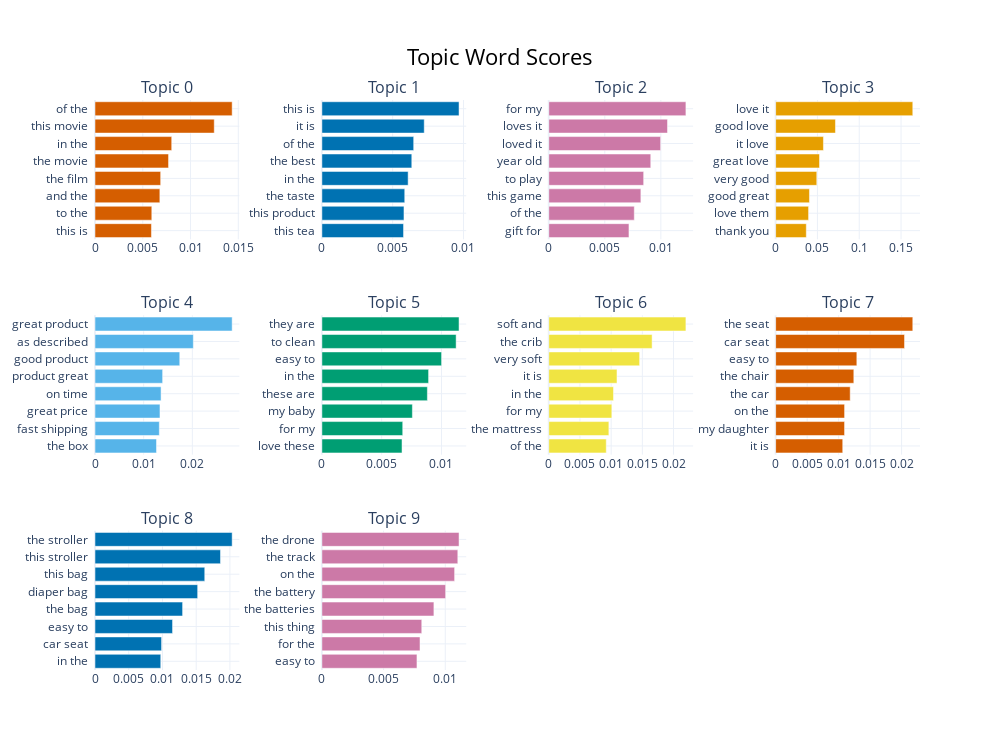

The notebook cell saved with this chart:
### Code cell
%%time
# topic_model.visualize_barchart(top_n_topics=10, n_words=8)
topic_model_22.visualize_barchart(top_n_topics=10, n_words=8)

### Figure 1 — Plotly figure (JSON) as saved in the notebook; plotly's stock layout.template omitted (floating-point values rounded to 4 significant figures)
{"data": [{"marker": {"color": "#D55E00"}, "orientation": "h", "type": "bar", "x": [0.005909, 0.005947, 0.00679, 0.006875, 0.0077, 0.008031, 0.01249, 0.01436], "xaxis": "x", "y": ["this is  ", "to the  ", "and the  ", "the film  ", "the movie  ", "in the  ", "this movie  ", "of the  "], "yaxis": "y"}, {"marker": {"color": "#0072B2"}, "orientation": "h", "type": "bar", "x": [0.005767, 0.005798, 0.005853, 0.006092, 0.00635, 0.006484, 0.007229, 0.009687], "xaxis": "x2", "y": ["this tea  ", "this product  ", "the taste  ", "in the  ", "the best  ", "of the  ", "it is  ", "this is  "], "yaxis": "y2"}, {"marker": {"color": "#CC79A7"}, "orientation": "h", "type": "bar", "x": [0.007154, 0.007629, 0.008217, 0.008465, 0.009097, 0.009979, 0.01059, 0.01223], "xaxis": "x3", "y": ["gift for  ", "of the  ", "this game  ", "to play  ", "year old  ", "loved it  ", "loves it  ", "for my  "], "yaxis": "y3"}, {"marker": {"color": "#E69F00"}, "orientation": "h", "type": "bar", "x": [0.0367, 0.03941, 0.04046, 0.04922, 0.05247, 0.05717, 0.07155, 0.164], "xaxis": "x4", "y": ["thank you  ", "love them  ", "good great  ", "very good  ", "great love  ", "it love  ", "good love  ", "love it  "], "yaxis": "y4"}, {"marker": {"color": "#56B4E9"}, "orientation": "h", "type": "bar", "x": [0.01264, 0.01322, 0.01335, 0.01358, 0.0139, 0.01742, 0.02021, 0.02819], "xaxis": "x5", "y": ["the box  ", "fast shipping  ", "great price  ", "on time  ", "product great  ", "good product  ", "as described  ", "great product  "], "yaxis": "y5"}, {"marker": {"color": "#009E73"}, "orientation": "h", "type": "bar", "x": [0.006701, 0.00676, 0.007568, 0.008822, 0.008922, 0.01001, 0.01122, 0.01147], "xaxis": "x6", "y": ["love these  ", "for my  ", "my baby  ", "these are  ", "in the  ", "easy to  ", "to clean  ", "they are  "], "yaxis": "y6"}, {"marker": {"color": "#F0E442"}, "orientation": "h", "type": "bar", "x": [0.009218, 0.009635, 0.01011, 0.01038, 0.01094, 0.01456, 0.01657, 0.02198], "xaxis": "x7", "y": ["of the  ", "the mattress  ", "for my  ", "in the  ", "it is  ", "very soft  ", "the crib  ", "soft and  "], "yaxis": "y7"}, {"marker": {"color": "#D55E00"}, "orientation": "h", "type": "bar", "x": [0.01065, 0.01094, 0.01095, 0.01184, 0.01241, 0.01289, 0.02046, 0.02177], "xaxis": "x8", "y": ["it is  ", "my daughter  ", "on the  ", "the car  ", "the chair  ", "easy to  ", "car seat  ", "the seat  "], "yaxis": "y8"}, {"marker": {"color": "#0072B2"}, "orientation": "h", "type": "bar", "x": [0.009746, 0.009868, 0.01149, 0.01298, 0.01522, 0.01627, 0.0186, 0.02033], "xaxis": "x9", "y": ["in the  ", "car seat  ", "easy to  ", "the bag  ", "diaper bag  ", "this bag  ", "this stroller  ", "the stroller  "], "yaxis": "y9"}, {"marker": {"color": "#CC79A7"}, "orientation": "h", "type": "bar", "x": [0.007707, 0.007953, 0.008096, 0.00908, 0.01003, 0.01076, 0.01102, 0.01112], "xaxis": "x10", "y": ["easy to  ", "for the  ", "this thing  ", "the batteries  ", "the battery  ", "on the  ", "the track  ", "the drone  "], "yaxis": "y10"}], "layout": {"annotations": [{"font": {"size": 16}, "showarrow": false, "text": "Topic 0", "x": 0.0875, "xanchor": "center", "xref": "paper", "y": 1, "yanchor": "bottom", "yref": "paper"}, {"font": {"size": 16}, "showarrow": false, "text": "Topic 1", "x": 0.3625, "xanchor": "center", "xref": "paper", "y": 1, "yanchor": "bottom", "yref": "paper"}, {"font": {"size": 16}, "showarrow": false, "text": "Topic 2", "x": 0.6375, "xanchor": "center", "xref": "paper", "y": 1, "yanchor": "bottom", "yref": "paper"}, {"font": {"size": 16}, "showarrow": false, "text": "Topic 3", "x": 0.9125, "xanchor": "center", "xref": "paper", "y": 1, "yanchor": "bottom", "yref": "paper"}, {"font": {"size": 16}, "showarrow": false, "text": "Topic 4", "x": 0.0875, "xanchor": "center", "xref": "paper", "y": 0.6222, "yanchor": "bottom", "yref": "paper"}, {"font": {"size": 16}, "showarrow": false, "text": "Topic 5", "x": 0.3625, "xanchor": "center", "xref": "paper", "y": 0.6222, "yanchor": "bottom", "yref": "paper"}, {"font": {"size": 16}, "showarrow": false, "text": "Topic 6", "x": 0.6375, "xanchor": "center", "xref": "paper", "y": 0.6222, "yanchor": "bottom", "yref": "paper"}, {"font": {"size": 16}, "showarrow": false, "text": "Topic 7", "x": 0.9125, "xanchor": "center", "xref": "paper", "y": 0.6222, "yanchor": "bottom", "yref": "paper"}, {"font": {"size": 16}, "showarrow": false, "text": "Topic 8", "x": 0.0875, "xanchor": "center", "xref": "paper", "y": 0.2444, "yanchor": "bottom", "yref": "paper"}, {"font": {"size": 16}, "showarrow": false, "text": "Topic 9", "x": 0.3625, "xanchor": "center", "xref": "paper", "y": 0.2444, "yanchor": "bottom", "yref": "paper"}], "height": 750, "hoverlabel": {"bgcolor": "white", "font": {"family": "Rockwell", "size": 16}}, "showlegend": false, "title": {"font": {"color": "Black", "size": 22}, "text": "Topic Word Scores", "x": 0.5, "xanchor": "center", "yanchor": "top"}, "width": 1000, "xaxis": {"anchor": "y", "domain": [0, 0.175], "showgrid": true}, "xaxis10": {"anchor": "y10", "domain": [0.275, 0.45], "showgrid": true}, "xaxis11": {"anchor": "y11", "domain": [0.55, 0.725], "showgrid": true}, "xaxis12": {"anchor": "y12", "domain": [0.825, 1], "showgrid": true}, "xaxis2": {"anchor": "y2", "domain": [0.275, 0.45], "showgrid": true}, "xaxis3": {"anchor": "y3", "domain": [0.55, 0.725], "showgrid": true}, "xaxis4": {"anchor": "y4", "domain": [0.825, 1], "showgrid": true}, "xaxis5": {"anchor": "y5", "domain": [0, 0.175], "showgrid": true}, "xaxis6": {"anchor": "y6", "domain": [0.275, 0.45], "showgrid": true}, "xaxis7": {"anchor": "y7", "domain": [0.55, 0.725], "showgrid": true}, "xaxis8": {"anchor": "y8", "domain": [0.825, 1], "showgrid": true}, "xaxis9": {"anchor": "y9", "domain": [0, 0.175], "showgrid": true}, "yaxis": {"anchor": "x", "domain": [0.7556, 1], "showgrid": true}, "yaxis10": {"anchor": "x10", "domain": [0, 0.2444], "showgrid": true}, "yaxis11": {"anchor": "x11", "domain": [0, 0.2444], "showgrid": true}, "yaxis12": {"anchor": "x12", "domain": [0, 0.2444], "showgrid": true}, "yaxis2": {"anchor": "x2", "domain": [0.7556, 1], "showgrid": true}, "yaxis3": {"anchor": "x3", "domain": [0.7556, 1], "showgrid": true}, "yaxis4": {"anchor": "x4", "domain": [0.7556, 1], "showgrid": true}, "yaxis5": {"anchor": "x5", "domain": [0.3778, 0.6222], "showgrid": true}, "yaxis6": {"anchor": "x6", "domain": [0.3778, 0.6222], "showgrid": true}, "yaxis7": {"anchor": "x7", "domain": [0.3778, 0.6222], "showgrid": true}, "yaxis8": {"anchor": "x8", "domain": [0.3778, 0.6222], "showgrid": true}, "yaxis9": {"anchor": "x9", "domain": [0, 0.2444], "showgrid": true}}}
